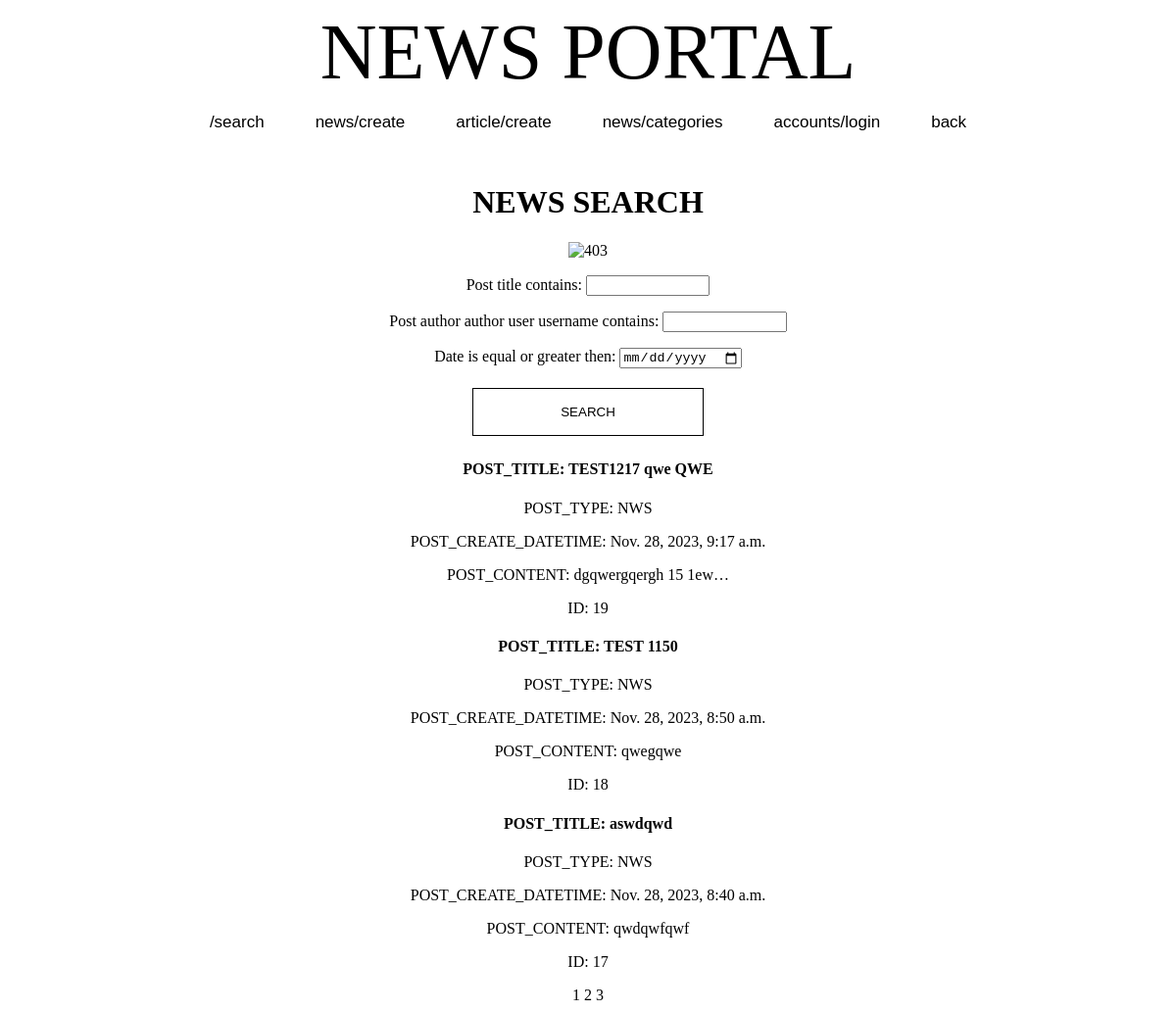
/search/, run on an earlier commit of the app's database.
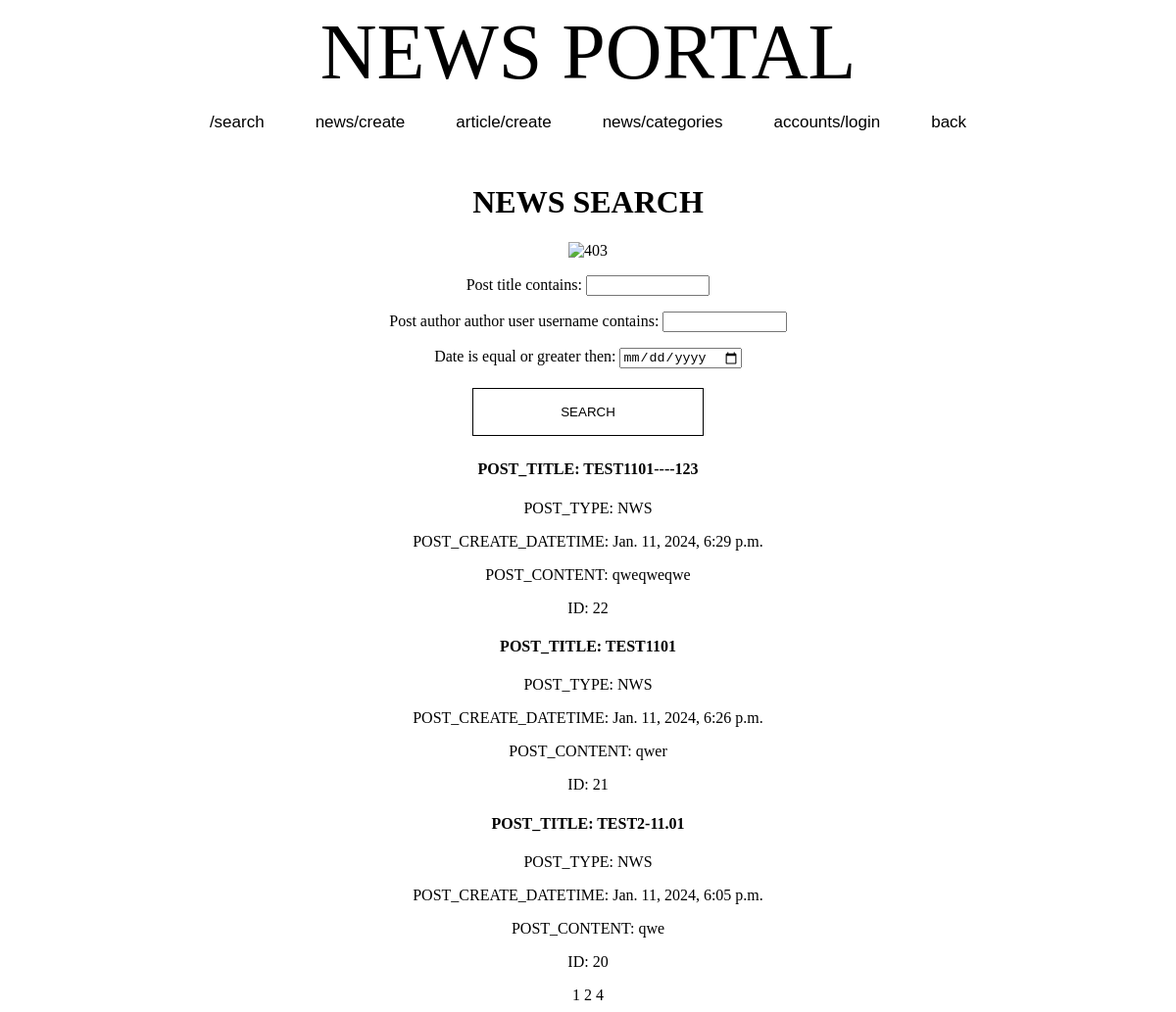
And on a later commit of the database.
### news/models.py (models this page shows, shortened)
class Post(models.Model):
    ARTICLE = 'ARL'
    NEWS = 'NWS'
    PT_CHOICES = [
        (ARTICLE, 'article'),
        (NEWS, 'news')
    ]
    post_type = models.CharField(max_length=3, choices=PT_CHOICES)
    post_author = models.ForeignKey(Author, on_delete=models.CASCADE)
    post_create_datetime = models.DateTimeField(auto_now_add=True)
    post_category = models.ManyToManyField('Category', through='PostCategory')
    post_title = models.CharField(max_length=200)
    post_content = models.TextField(max_length=5000)
    post_rating = models.IntegerField(default=0)

### news/views.py (the view)
# urls.py: path('search/', PostSearch.as_view(), name='news_search'),
class PostSearch(ListView):
    model = Post
    template_name = 'news_search.html'
    context_object_name = 'news_search'
    ordering = ['-post_create_datetime']
    paginate_by = 3
    def get_queryset(self):
        queryset = super().get_queryset()
        self.filterset = PostFilter(self.request.GET, queryset)
        return self.filterset.qs
    def get_context_data(self, **kwargs):
        context = super().get_context_data(**kwargs)
        context['filterset'] = self.filterset
        return context

### news/templatetags/custom_filters.py (called while the page is built)
def pre_censor(value):
    word = value.group()
    if word.lower() in censor_list:
        return word[0] + '*' * (len(word)-1)
    else:
        return word

@register.filter()
def censor(value):
    if str != type(value):
        raise TypeError('VALUE TYPE ERROR IN DEF CENSOR')
    value = re.sub(r'\b\w*\b', pre_censor, value, flags=re.I | re.U)
    return value

### news/templatetags/custom_tags.py (called while the page is built)
@register.simple_tag(takes_context=True)
def url_replace(context, **kwargs):
    d = context['request'].GET.copy()
    for k, v in kwargs.items():
        d[k] = v
    return d.urlencode()

### templates/news_search.html (shortened to what this page needs)
{% extends 'flatpages/default.html' %}
{% load custom_filters %}
{% load custom_tags %}
{% block content %}
<div align="center">
    <h1>NEWS SEARCH</h1>
<img src="https://media1.giphy.com/media/v1.Y2lkPTc5MGI3NjExeTJtNnpkMHE1OWN4em1hcG5oc2tpZ3ZmemZpcjQ4NHpmcW4wcWVlciZlcD12MV9pbnRlcm5hbF9naWZfYnlfaWQmY3Q9Zw/xUA7aQJxHftDbAFMic/giphy.gif" alt="403" width=15%>
<form action="" method="get">
   {{ filterset.form.as_p }}
    <input type="submit" value="SEARCH" />
</form>
    <div>
        {% if news_search %}
            {% for i in news_search %}
                <div>
                    <a href="/news/{{i.id}}">
                        <h4>POST_TITLE: {{ i.post_title|censor }}</h4>
                        <p>POST_TYPE: {{ i.post_type }}</p>
                        <p>POST_CREATE_DATETIME: {{ i.post_create_datetime }}</p>
                        <p>POST_CONTENT: {{ i.post_content|truncatechars:20|censor }}</p>
                        <p>ID: {{ i.id }}</p>
                    </a>
                </div>
            {% endfor %}
        {% else %}
            <h2>News list is empty</h2>
        {% endif %}
    </div>
{% if page_obj.has_other_pages %}
    <nav>
        {{ page_obj.number }}
        {% if page_obj.has_next %}
            <a href="?{% url_replace page=page_obj.next_page_number %}">
                {{ page_obj.next_page_number }}
            </a>
        {% endif %}
        {% if page_obj.next_page_number != page_obj.paginator.num_pages%}
            <a href="?{% url_replace page=page_obj.paginator.num_pages %}">
                {{ page_obj.paginator.num_pages }}
            </a>
        {% endif %}
    </nav>
{% endif %}
</div>
{% endblock content %}

What changed in the data, as far as the page shows it:
no longer on this page (row unchanged): Post: post_title|censor "TEST1217 qwe QWE", post_type "NWS", post_create_datetime "Nov. 28, 2023, 9:17 a.m.", post_content|censor "dgqwergqergh 15 1ew…", id "19"
no longer on this page (row unchanged): Post: post_title|censor "TEST 1150", post_type "NWS", post_create_datetime "Nov. 28, 2023, 8:50 a.m.", post_content|censor "qwegqwe", id "18"
no longer on this page (row unchanged): Post: post_title|censor "aswdqwd", post_type "NWS", post_create_datetime "Nov. 28, 2023, 8:40 a.m.", post_content|censor "qwdqwfqwf", id "17"
added Post: post_title|censor "TEST1101----123", post_type "NWS", post_create_datetime "Jan. 11, 2024, 6:29 p.m.", post_content|censor "qweqweqwe", id "22"
added Post: post_title|censor "TEST1101", post_type "NWS", post_create_datetime "Jan. 11, 2024, 6:26 p.m.", post_content|censor "qwer", id "21"
added Post: post_title|censor "TEST2-11.01", post_type "NWS", post_create_datetime "Jan. 11, 2024, 6:05 p.m.", post_content|censor "qwe", id "20"
Also different on the page:
{{ page_obj.paginator.num_pages }}: "3" → "4"
